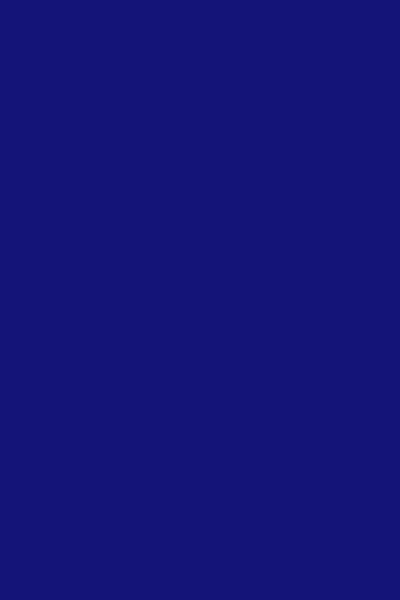
Frame 1 (no input)
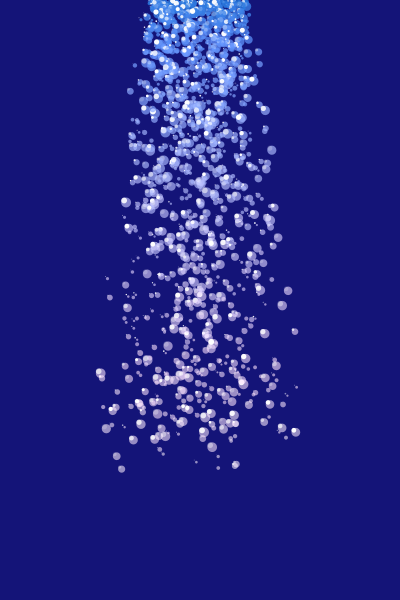
Frame 60 (the mouse pressed at the canvas centre just before this capture)
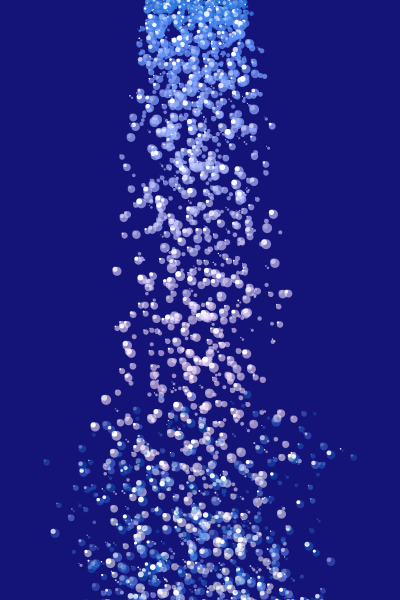
Frame 120 (the mouse held since frame 60 and released just before this capture)

The Processing sketch that drew these frames (run headless with seeded random() and noise(); from frame 60 on, the mouse is pressed at the canvas centre):

// Processing sketch: processing_157204
// ── processing_157204.pde

//Particle p1, p2, p3, p4;

//Particle[] p = new Particle[1000];
//
//Particle lonelyParticle;

ArrayList particles;



void setup () {
  size(400, 600);
  background(20,20,120);
  particles = new ArrayList();
}

void draw () {
  background(20,20,120);



  for (int i= particles.size ()-1; i >= 0; i--) {
    Particle p = (Particle) particles.get(i);
    p.update();
    p.display();

    if (p.a <0) {
      particles.remove(i);
    } else if (p.y >= height) {
      p.ySpeed = (-p.ySpeed)*random(0.2,0.6);
    }
  }

  //  randomSeed(10);

  for (int i = width/2-50; i<width/2+50; i+=5) {
    particles.add(new Particle(-1, 1, 1, 2, i, 0));
  }
}


void mouseDragged() {
  particles.add(new Particle(-1, 1, -5, 1, width/2, height));
}

class Particle {
  float x;
  float y;
  float size;
  float xSpeed;
  float ySpeed;
  int a;
  float randStart;

  //CREATE CONSTRUCTOR
  Particle(float xMin, float xMax, float yMin, float yMax, float xStart, float yStart) {
    x = xStart;
    y = yStart;
    size = random(2, 10);
    xSpeed = random(xMin, xMax);
    ySpeed = random(yMin, yMax);
    a = 200;
    randStart = random(.1, .5);
  }

  //update function
  void update() {

    //gravity -- CAN BE USED FOR OTHER ACCELERATION!!!
    ySpeed += 0.20;

    x += xSpeed;
    y += ySpeed;
    a--;
  }


  //display function
  void display() {

    float totalSpeed = abs(xSpeed)+abs(ySpeed);
    float r = map(totalSpeed, 0, 5, 0, 100);
    float g = map(totalSpeed, 0, 5, 100, 150);
    float b = map(totalSpeed, 0, 5, 200, 255);
    float aSine = map(sin((frameCount)*randStart), -1, 1, 50, 255);

    noStroke();

    fill(r, g, b, a);
    //noSmooth();
    ellipse(x, y, size, size);

    fill(255, aSine);
    ellipse(x-2, y-2, size-4, size-4);
  }
}
